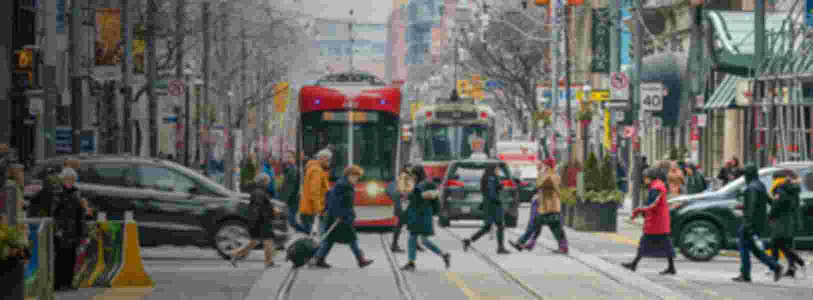
#> input picture enhanced_image.jpg, 1625 x 600 px (shown at 1/2 size)
$ python -i image_processing.py   (imports and definitions only)
#> lines starting #> are read from the running program, lines starting #| are printed output that depends on the picture
import cv2
import numpy as np
from PIL import Image
from noise import pnoise2
import metrics

def apply_gaussian_blur(image, kernel_size=21):
    """Applies Gaussian blur to the entire image."""
    return cv2.GaussianBlur(image, (kernel_size, kernel_size), 0)

def generate_perlin_noise(image_shape, scale=10):
    """Generates a Perlin noise mask for non-uniform blurring."""
    height, width = image_shape[:2]
    noise_map = np.zeros((height, width), dtype=np.float32)

    for i in range(height):
        for j in range(width):
            noise_map[i, j] = pnoise2(i / scale, j / scale, octaves=6)

    noise_map = (noise_map - noise_map.min()) / (noise_map.max() - noise_map.min())
    return noise_map

def apply_perlin_blur(image, perlin_scale=5, max_kernel_size=21):
    """Applies Perlin noise-based variable blurring in patches instead of per pixel."""
    perlin_mask = generate_perlin_noise(image.shape, scale=perlin_scale)

    blurred_image = np.copy(image)

    patch_size = 10

    for i in range(0, image.shape[0], patch_size):
        for j in range(0, image.shape[1], patch_size):
            kernel_size = int(1 + perlin_mask[i, j] * (max_kernel_size - 1))
            kernel_size = kernel_size if kernel_size % 2 == 1 else kernel_size + 1

            blurred_image[i:i+patch_size, j:j+patch_size] = cv2.GaussianBlur(
                image[i:i+patch_size, j:j+patch_size], (kernel_size, kernel_size), 0
            )

    return blurred_image

def downscale_then_upscale(image, scale_factor=4):
    """Simulates resolution loss by downscaling and upscaling the image."""
    height, width = image.shape[:2]
    new_size = (width // scale_factor, height // scale_factor)

    # Downscale
    low_res = cv2.resize(image, new_size, interpolation=cv2.INTER_AREA)

    # Upscale back
    restored = cv2.resize(low_res, (width, height), interpolation=cv2.INTER_CUBIC)

    return restored

def process_image(image_path, mode="none", scale_factor=32):
    """
    Process the image with the specified mode:
    - "none": No blur, just downscale-upscale
    - "gaussian": Gaussian blur + downscale-upscale
    - "perlin": Perlin noise blur + downscale-upscale
    - "both": Gaussian + Perlin blur + downscale-upscale
    """
#> called with image_path = 'enhanced_image.jpg', mode = 'none', scale_factor = 32
    image = cv2.imread(image_path)
#> image is the input picture: shape (600, 1625, 3); mean B, G, R 98.6, 102.8, 103.3

    if image is None:
        print(f"Error: Could not load image {image_path}")
        return None

    image = cv2.cvtColor(image, cv2.COLOR_BGR2RGB)

    if mode == "gaussian":
        image = apply_gaussian_blur(image)
    elif mode == "perlin":
        image = apply_perlin_blur(image)
    elif mode == "both":
        image = apply_gaussian_blur(image)
        image = apply_perlin_blur(image)
    elif mode == "no":
        return Image.fromarray(image) # No blur
    image = downscale_then_upscale(image, scale_factor)
#> in downscale_then_upscale, `restored = cv2.resize(low_res, (width, height), interpolation=cv2.INTE..`:
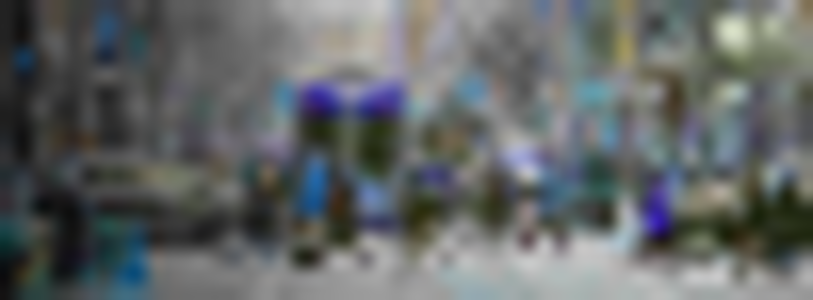
#> restored: shape (600, 1625, 3) (shown at 1/2 size); mean of channels 0, 1, 2 103.3, 102.8, 98.6; drawn as B, G, R

    return Image.fromarray(image)

>>> result = process_image('enhanced_image.jpg')

$ run again, on example.jpg
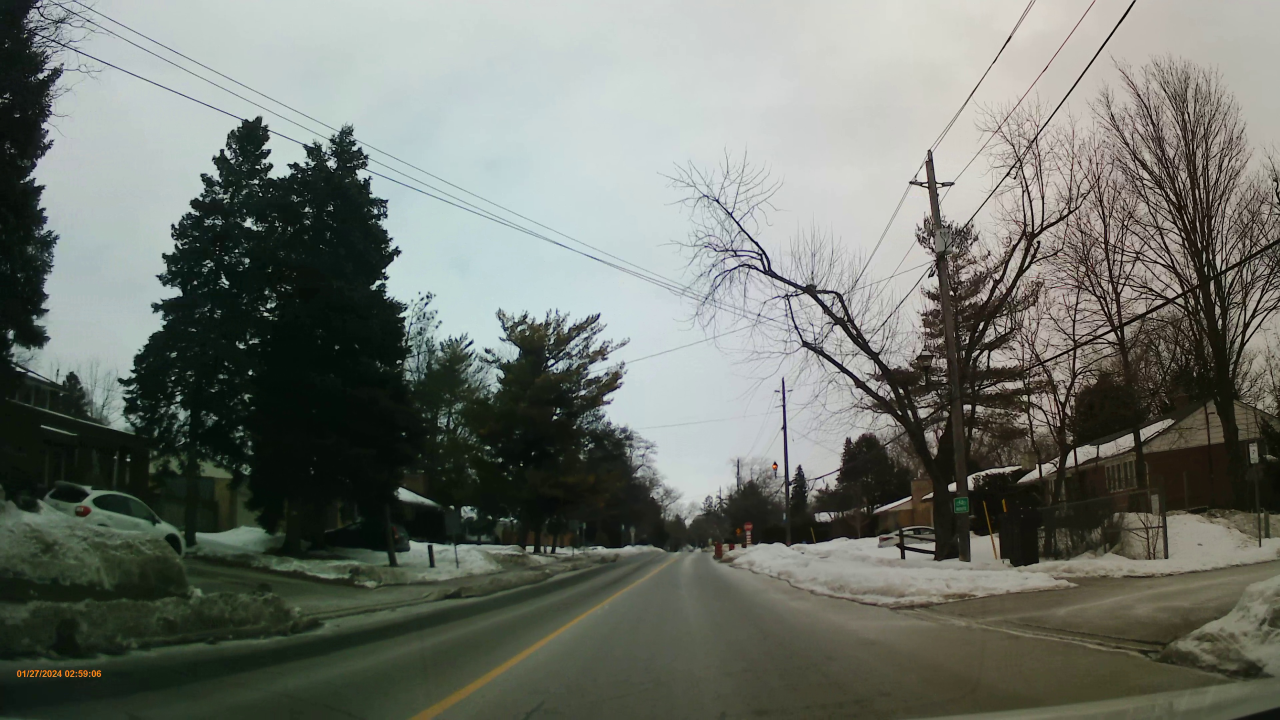
#> input picture example.jpg, 3840 x 2160 px (shown at 1/3 size)
#> in process_image, image is the input picture: shape (2160, 3840, 3); mean B, G, R 108.8, 116.4, 111.8
#> in downscale_then_upscale, `low_res = cv2.resize(image, new_size, interpolation=cv2.INTER_AREA)`:
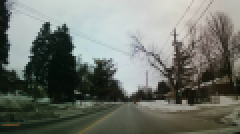
#> low_res: shape (67, 120, 3) (shown 2 times larger); mean R, G, B 111.8, 116.4, 108.8
#> in downscale_then_upscale, `restored = cv2.resize(low_res, (width, height), interpolation=cv2.INTE..`:
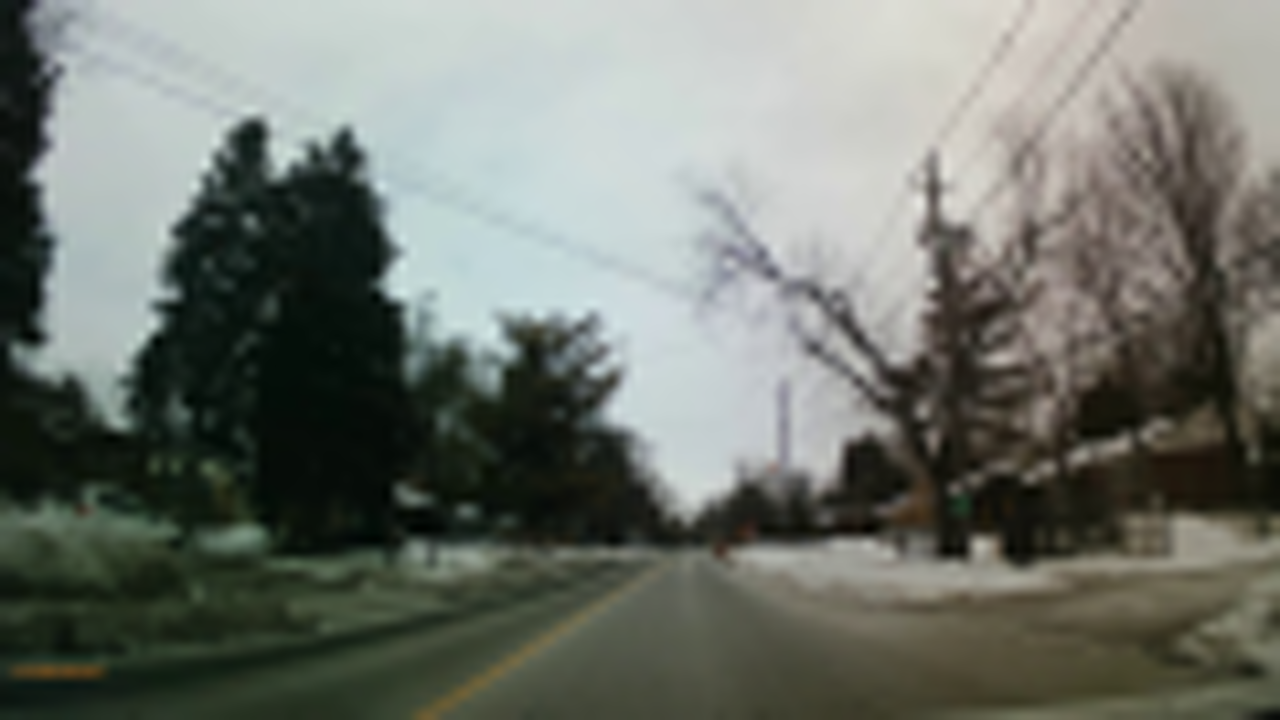
#> restored: shape (2160, 3840, 3) (shown at 1/3 size); mean R, G, B 111.8, 116.4, 108.8
